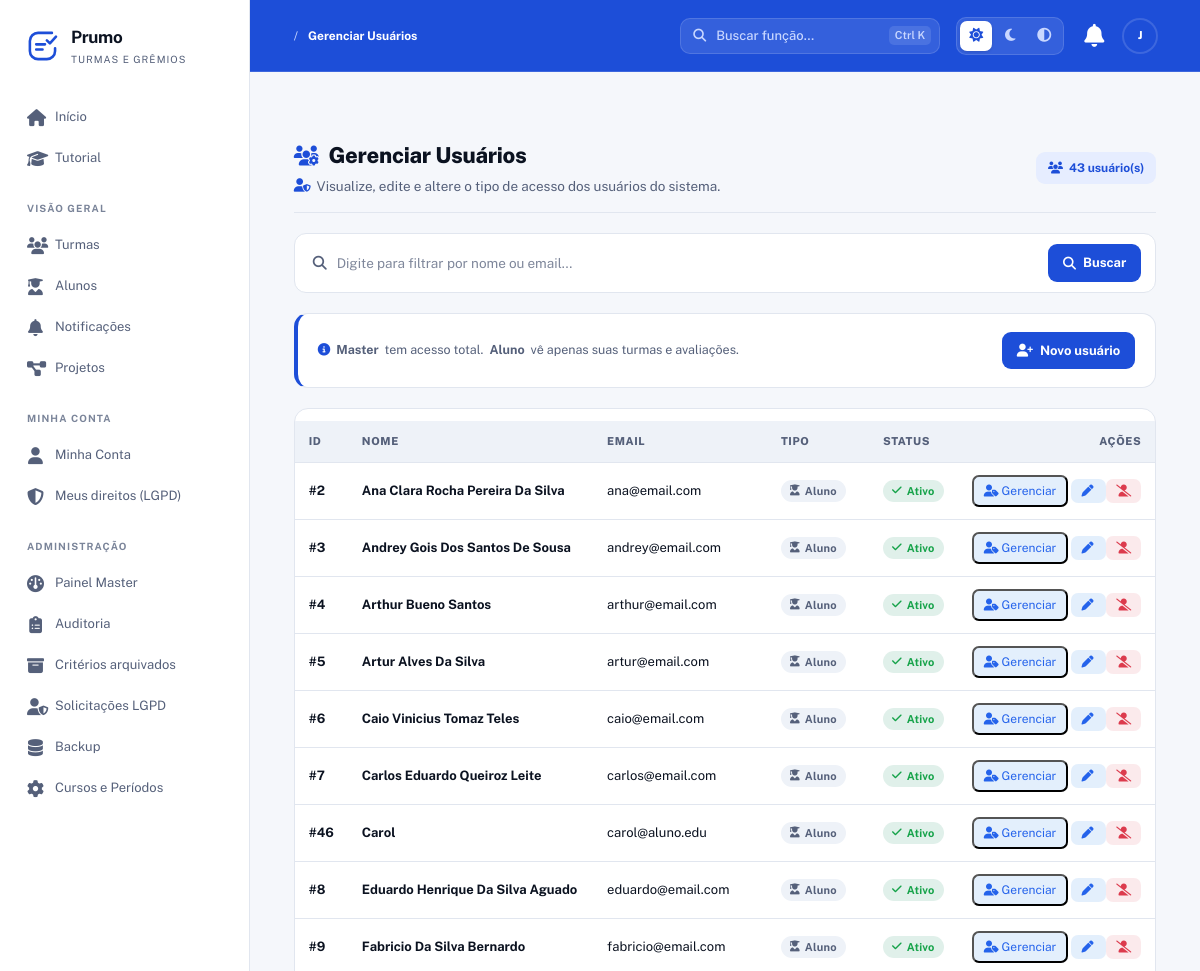
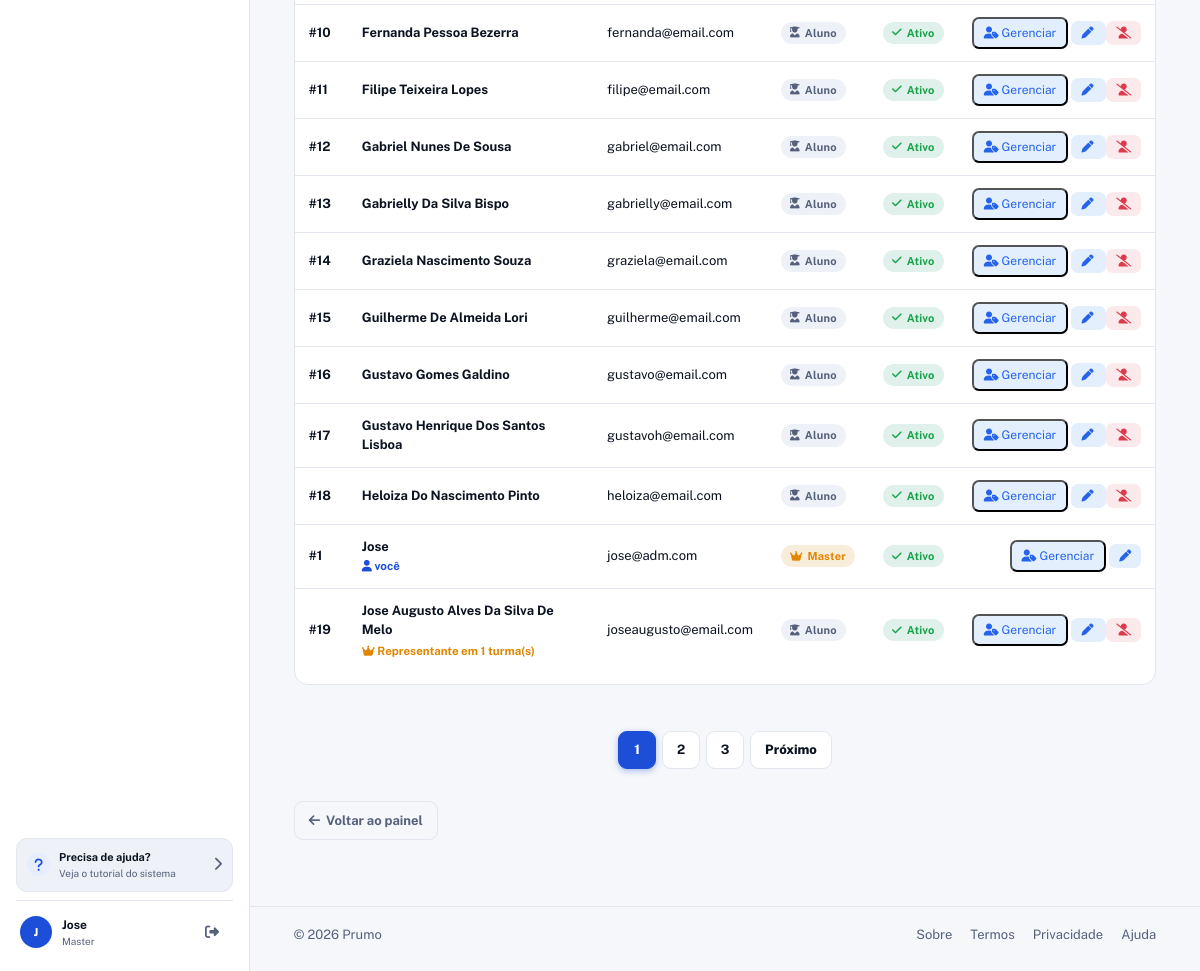
Screenshot of /Prumo/usuarios (signed in) with the database file from the repository (2 pictures, top to bottom).
### tables this page shows
CREATE TABLE usuarios (
  id INT AUTO_INCREMENT PRIMARY KEY,
  nome VARCHAR(150) NOT NULL,
  email VARCHAR(150) NOT NULL UNIQUE,
  senha VARCHAR(255) NOT NULL,
  tipo ENUM('aluno','master') NOT NULL DEFAULT 'aluno',
  telefone VARCHAR(20) DEFAULT NULL,
  data_nascimento DATE DEFAULT NULL,
  email_confirmado TINYINT(1) NOT NULL DEFAULT 0,
  email_token VARCHAR(255) DEFAULT NULL,
  email_token_expira DATETIME DEFAULT NULL,
  primeiro_login TINYINT(1) NOT NULL DEFAULT 1,
  ativo TINYINT(1) NOT NULL DEFAULT 1,
  lgpd_aceito TINYINT(1) NOT NULL DEFAULT 0,
  lgpd_data DATETIME DEFAULT NULL,
  ultimo_acesso DATETIME DEFAULT NULL,
  created_at TIMESTAMP DEFAULT CURRENT_TIMESTAMP,
  updated_at TIMESTAMP DEFAULT CURRENT_TIMESTAMP ON UPDATE CURRENT_TIMESTAMP,
  INDEX idx_usuarios_email (email),
  INDEX idx_usuarios_tipo (tipo),
  INDEX idx_usuarios_ativo (ativo)
);

### app/Views/usuarios/index.php (the view, shortened to what the rows shown need)
<?php
require_once __DIR__ . '/../layouts/header.php';
require_once __DIR__ . '/../layouts/nav.php';
$usuarios         = $usuarios         ?? [];
$busca            = $busca            ?? '';
$repsPorUsuario   = $repsPorUsuario   ?? [];
?>
<section class="master-section">
    <div class="master-content">
        <header class="master-hero">
            <div>
                <h1><i class="fas fa-users-cog"></i> Gerenciar Usuários</h1>
            </div>
        </header>
        <?php if (empty($usuarios)): ?>
            <div class="empty-state">
                <i class="fas fa-<?= $busca !== '' ? 'magnifying-glass' : 'users' ?>"></i>
                <?php if ($busca !== ''): ?>
                    <h3>Nenhum resultado</h3>
                    <p>Nenhum usuário encontrado para "<strong><?= h($busca) ?></strong>".</p>
                    <a class="btn-new" href="<?= $basePath ?>/usuarios">
                        <i class="fas fa-xmark"></i> Limpar busca
                    </a>
                <?php else: ?>
                    <h3>Nenhum usuário cadastrado</h3>
                    <p>Comece cadastrando o primeiro usuário do sistema.</p>
                    <a class="btn-new" href="<?= $basePath ?>/usuarios/criar">
                        <i class="fas fa-user-plus"></i> Cadastrar usuário
                    </a>
                <?php endif; ?>
            </div>
        <?php else: ?>
            <div class="master-table-wrapper">
                <table>
                    <thead>
                        <tr>
                            <th>ID</th>
                            <th>Nome</th>
                            <th>Email</th>
                            <th>Tipo</th>
                            <th>Status</th>
                            <th style="text-align:right;">Ações</th>
                        </tr>
                    </thead>
                    <tbody id="users-tbody">
                        <?php foreach ($usuarios as $u): ?>
                            <?php
                            $uid       = (int) $u['id'];
                            $tipo      = $u['tipo'] ?? 'aluno';
                            $ativo     = !empty($u['ativo']);
                            $souEu     = $uid === (int) $_SESSION['usuario']['id'];
                            $perfilCl  = $tipo === 'master' ? 'perfil-1' : 'perfil-4';
                            $repsDeste = $repsPorUsuario[$uid] ?? [];
                            $qtdReps   = count($repsDeste);
                            ?>
                            <tr data-nome="<?= h(mb_strtolower($u['nome'])) ?>"
                                data-email="<?= h(mb_strtolower($u['email'])) ?>">
                                <td><strong>#<?= $uid ?></strong></td>
                                <td>
                                    <strong class="user-nome"
                                            data-raw="<?= h($u['nome']) ?>"><?= h($u['nome']) ?></strong>
                                    <?php if ($souEu): ?>
                                        <small style="color: var(--primary); font-weight: 700;">
                                            <i class="fas fa-user"></i> você
                                        </small>
                                    <?php elseif (!empty($u['ultimo_acesso'])): ?>
                                        <small>último acesso: <?= h($u['ultimo_acesso']) ?></small>
                                    <?php endif; ?>
                                    <?php if ($qtdReps > 0): ?>
                                        <small style="color: var(--orange); font-weight: 700; margin-top:3px; display:block;">
                                            <i class="fas fa-crown"></i>
                                            Representante em <?= $qtdReps ?> turma(s)
                                        </small>
                                    <?php endif; ?>
                                </td>
                                <td>
                                    <span class="user-email"
                                          data-raw="<?= h($u['email']) ?>"><?= h($u['email']) ?></span>
                                </td>
                                <td>
                                    <span class="status-badge <?= $perfilCl ?>">
                                        <?php if ($tipo === 'master'): ?>
                                            <i class="fas fa-crown"></i> Master
                                        <?php else: ?>
                                            <i class="fas fa-user-graduate"></i> Aluno
                                        <?php endif; ?>
                                    </span>
                                </td>
                                <td>
                                    <?php if ($ativo): ?>
                                        <span class="status-badge ativo">
                                            <i class="fas fa-check"></i> Ativo
                                        </span>
                                    <?php else: ?>
                                        <span class="status-badge inativo">
                                            <i class="fas fa-ban"></i> Inativo
                                        </span>
                                    <?php endif; ?>
                                </td>
                                <td style="text-align:right; white-space:nowrap;">
                                    <button type="button"
                                            class="btn btn-sm btn-edit"
                                            title="Perfil, tipo e representante"
                                            onclick="abrirModal(<?= $uid ?>)">
                                        <i class="fas fa-user-tag"></i> Gerenciar
                                    </button>
                                    <a class="btn btn-sm btn-edit"
                                       title="Editar usuário"
                                       href="<?= $basePath ?>/usuarios/editar?id=<?= $uid ?>">
                                        <i class="fas fa-pen"></i>
                                    </a>
                                    <?php if (!$souEu): ?>
                                        <a class="btn btn-sm btn-danger"
                                           title="Desativar"
                                           href="<?= $basePath ?>/usuarios/excluir?id=<?= $uid ?>"
                                           onclick="return confirm('Desativar este usuário? O acesso será bloqueado.')">
                                            <i class="fas fa-user-slash"></i>
                                        </a>
                                    <?php endif; ?>
                                </td>
                            </tr>
                        <?php endforeach; ?>
                    </tbody>
                </table>
            </div>
        <?php endif; ?>
    </div>
</section>
<?php require_once __DIR__ . '/../layouts/footer.php'; ?>

### app/Views/layouts/nav.php (shortened to what the rows shown need)
<?php
require_once __DIR__ . '/../../Helpers/menuHelper.php';
$basePath  = App::getBasePath();
$logado    = !empty($_SESSION['usuario']);
$usuario   = $_SESSION['usuario'] ?? null;
$iniciais = '?';
if ($usuario) {
    $partes = preg_split('/\s+/', trim($usuario['nome'] ?? ''));
    $ini    = strtoupper(substr($partes[0] ?? '', 0, 1));
    $iniciais = $ini ?: '?';
}
$papelExibido = '';
if ($usuario) {
    if (($usuario['tipo'] ?? '') === 'master') {
        $papelExibido = 'Master';
    }
}
?>
<div class="app-shell">
    <aside class="sidebar" id="sidebar" aria-label="Navegação principal">
        <?php if ($logado): ?>
            <div class="sidebar-bottom">
                <a class="help-card" href="<?= $basePath ?>/tutorial">
                    <span class="help-icon"><i class="fas fa-question"></i></span>
                    <span>
                        <strong>Precisa de ajuda?</strong>
                        <small>Veja o tutorial do sistema</small>
                    </span>
                    <span><i class="fas fa-chevron-right"></i></span>
                </a>
                <div class="profile-mini">
                    <a class="avatar avatar-indigo" href="<?= $basePath ?>/user" title="Minha Conta">
                        <?= h($iniciais) ?>
                    </a>
                    <div>
                        <strong><?= h($usuario['nome']) ?></strong>
                        <small><?= h($papelExibido) ?></small>
                    </div>
                    <a class="logout-btn"
                       href="<?= $basePath ?>/logout"
                       title="Sair"
                       onclick="return confirm('Deseja realmente sair do sistema?')">
                        <i class="fas fa-right-from-bracket"></i>
                    </a>
                </div>
            </div>
        <?php endif; ?>
    </aside>
    <div class="main-content">
        <header class="topbar">
            <div class="topbar-actions">
                <?php if ($logado): ?>
                    <a class="icon-button notification-button"
                       href="<?= $basePath ?>/notificacoes"
                       title="Notificações">
                        <i class="fas fa-bell"></i>
                    </a>
                    <div class="user-menu" id="user-menu">
                        <button type="button"
                                class="avatar avatar-indigo"
                                id="user-menu-toggle"
                                title="Menu da conta"
                                aria-haspopup="true"
                                aria-expanded="false">
                            <?= h($iniciais) ?>
                        </button>
                    </div>
                <?php endif; ?>
            </div>
        </header>
        <div class="page-wrap">

### rows the page displays
usuarios: nome "J", nome "Jose", tipo "Master", id "1", shows "você", email "jose@adm.com", ativo 1 (drawn)
usuarios: id "2", nome "Ana Clara Rocha Pereira Da Silva", email "ana@email.com", tipo "aluno" (drawn), ativo 1 (drawn)
usuarios: id "3", nome "Andrey Gois Dos Santos De Sousa", email "andrey@email.com", tipo "aluno" (drawn), ativo 1 (drawn)
usuarios: id "4", nome "Arthur Bueno Santos", email "arthur@email.com", tipo "aluno" (drawn), ativo 1 (drawn)
usuarios: id "5", nome "Artur Alves Da Silva", email "artur@email.com", tipo "aluno" (drawn), ativo 1 (drawn)
usuarios: id "6", nome "Caio Vinicius Tomaz Teles", email "caio@email.com", tipo "aluno" (drawn), ativo 1 (drawn)
usuarios: id "7", nome "Carlos Eduardo Queiroz Leite", email "carlos@email.com", tipo "aluno" (drawn), ativo 1 (drawn)
usuarios: id "46", nome "Carol", email "carol@aluno.edu", tipo "aluno" (drawn), ativo 1 (drawn)
usuarios: id "8", nome "Eduardo Henrique Da Silva Aguado", email "eduardo@email.com", tipo "aluno" (drawn), ativo 1 (drawn)
usuarios: id "9", nome "Fabricio Da Silva Bernardo", email "fabricio@email.com", tipo "aluno" (drawn), ativo 1 (drawn)
usuarios: id "10", nome "Fernanda Pessoa Bezerra", email "fernanda@email.com", tipo "aluno" (drawn), ativo 1 (drawn)
usuarios: id "11", nome "Filipe Teixeira Lopes", email "filipe@email.com", tipo "aluno" (drawn), ativo 1 (drawn)
usuarios: id "12", nome "Gabriel Nunes De Sousa", email "gabriel@email.com", tipo "aluno" (drawn), ativo 1 (drawn)
usuarios: id "13", nome "Gabrielly Da Silva Bispo", email "gabrielly@email.com", tipo "aluno" (drawn), ativo 1 (drawn)
usuarios: id "14", nome "Graziela Nascimento Souza", email "graziela@email.com", tipo "aluno" (drawn), ativo 1 (drawn)
usuarios: id "15", nome "Guilherme De Almeida Lori", email "guilherme@email.com", tipo "aluno" (drawn), ativo 1 (drawn)
usuarios: id "16", nome "Gustavo Gomes Galdino", email "gustavo@email.com", tipo "aluno" (drawn), ativo 1 (drawn)
usuarios: id "17", nome "Gustavo Henrique Dos Santos Lisboa", email "gustavoh@email.com", tipo "aluno" (drawn), ativo 1 (drawn)
usuarios: id "18", nome "Heloiza Do Nascimento Pinto", email "heloiza@email.com", tipo "aluno" (drawn), ativo 1 (drawn)
usuarios: id "19", nome "Jose Augusto Alves Da Silva De Melo", id "1", email "joseaugusto@email.com", tipo "aluno" (drawn), ativo 1 (drawn)

### other values shown
$appName "Prumo"
$label "Início"
$label "Tutorial"
$secao "VISÃO GERAL"
$label "Turmas"
$label "Alunos"
$label "Notificações"
$label "Projetos"
$secao "MINHA CONTA"
$label "Minha Conta"
$label "Meus direitos (LGPD)"
$secao "ADMINISTRAÇÃO"
$label "Painel Master"
$label "Auditoria"
$label "Critérios arquivados"
